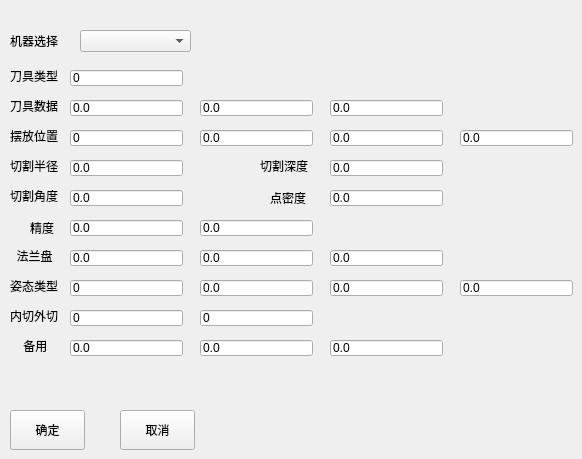
      <widget class="QWidget" name="page">
       <property name="minimumSize">
        <size>
         <width>0</width>
         <height>0</height>
        </size>
       </property>
       <widget class="QComboBox" name="comboBox">
        <property name="geometry">
         <rect>
          <x>80</x>
          <y>30</y>
          <width>111</width>
          <height>22</height>
         </rect>
        </property>
       </widget>
       <widget class="QLineEdit" name="lineEdit_2">
        <property name="geometry">
         <rect>
          <x>70</x>
          <y>100</y>
          <width>113</width>
          <height>16</height>
         </rect>
        </property>
        <property name="text">
         <string>0.0</string>
        </property>
       </widget>
       <widget class="QLineEdit" name="lineEdit_32">
        <property name="geometry">
         <rect>
          <x>200</x>
          <y>280</y>
          <width>113</width>
          <height>16</height>
         </rect>
        </property>
        <property name="text">
         <string>0.0</string>
        </property>
       </widget>
       <widget class="QLineEdit" name="lineEdit_33">
        <property name="geometry">
         <rect>
          <x>330</x>
          <y>280</y>
          <width>113</width>
          <height>16</height>
         </rect>
        </property>
        <property name="text">
         <string>0.0</string>
        </property>
       </widget>
       <widget class="QLineEdit" name="lineEdit_29">
        <property name="geometry">
         <rect>
          <x>200</x>
          <y>250</y>
          <width>113</width>
          <height>16</height>
         </rect>
        </property>
        <property name="text">
         <string>0.0</string>
        </property>
       </widget>
       <widget class="QLabel" name="label_61">
        <property name="geometry">
         <rect>
          <x>10</x>
          <y>160</y>
          <width>54</width>
          <height>12</height>
         </rect>
        </property>
        <property name="text">
         <string>切割半径</string>
        </property>
       </widget>
       <widget class="QLineEdit" name="lineEdit_9">
        <property name="geometry">
         <rect>
          <x>70</x>
          <y>160</y>
          <width>113</width>
          <height>16</height>
         </rect>
        </property>
        <property name="text">
         <string>0.0</string>
        </property>
       </widget>
       <widget class="QLineEdit" name="lineEdit_5">
        <property name="geometry">
         <rect>
          <x>70</x>
          <y>130</y>
          <width>113</width>
          <height>16</height>
         </rect>
        </property>
        <property name="text">
         <string>0</string>
        </property>
       </widget>
       <widget class="QLabel" name="label_63">
        <property name="geometry">
         <rect>
          <x>30</x>
          <y>220</y>
          <width>31</width>
          <height>16</height>
         </rect>
        </property>
        <property name="text">
         <string>精度</string>
        </property>
       </widget>
       <widget class="QLabel" name="label_58">
        <property name="geometry">
         <rect>
          <x>10</x>
          <y>70</y>
          <width>54</width>
          <height>12</height>
         </rect>
        </property>
        <property name="text">
         <string>刀具类型</string>
        </property>
       </widget>
       <widget class="QLineEdit" name="lineEdit_3">
        <property name="geometry">
         <rect>
          <x>200</x>
          <y>100</y>
          <width>113</width>
          <height>16</height>
         </rect>
        </property>
        <property name="text">
         <string>0.0</string>
        </property>
       </widget>
       <widget class="QLineEdit" name="lineEdit_34">
        <property name="geometry">
         <rect>
          <x>460</x>
          <y>280</y>
          <width>113</width>
          <height>16</height>
         </rect>
        </property>
        <property name="text">
         <string>0.0</string>
        </property>
       </widget>
       <widget class="QLabel" name="label_135">
        <property name="geometry">
         <rect>
          <x>10</x>
          <y>310</y>
          <width>54</width>
          <height>12</height>
         </rect>
        </property>
        <property name="text">
         <string>内切外切</string>
        </property>
       </widget>
       <widget class="QLabel" name="label_60">
        <property name="geometry">
         <rect>
          <x>10</x>
          <y>130</y>
          <width>54</width>
          <height>12</height>
         </rect>
        </property>
        <property name="text">
         <string>摆放位置</string>
        </property>
       </widget>
       <widget class="QLineEdit" name="lineEdit_30">
        <property name="geometry">
         <rect>
          <x>330</x>
          <y>250</y>
          <width>113</width>
          <height>16</height>
         </rect>
        </property>
        <property name="text">
         <string>0.0</string>
        </property>
       </widget>
       <widget class="QLineEdit" name="lineEdit_13">
        <property name="geometry">
         <rect>
          <x>70</x>
          <y>220</y>
          <width>113</width>
          <height>16</height>
         </rect>
        </property>
        <property name="text">
         <string>0.0</string>
        </property>
       </widget>
       <widget class="QLineEdit" name="lineEdit_10">
        <property name="geometry">
         <rect>
          <x>330</x>
          <y>160</y>
          <width>113</width>
          <height>16</height>
         </rect>
        </property>
        <property name="text">
         <string>0.0</string>
        </property>
       </widget>
       <widget class="QLabel" name="label_62">
        <property name="geometry">
         <rect>
          <x>10</x>
          <y>190</y>
          <width>54</width>
          <height>12</height>
         </rect>
        </property>
        <property name="text">
         <string>切割角度</string>
        </property>
       </widget>
       <widget class="QLineEdit" name="lineEdit_27">
        <property name="geometry">
         <rect>
          <x>200</x>
          <y>220</y>
          <width>113</width>
          <height>16</height>
         </rect>
        </property>
        <property name="text">
         <string>0.0</string>
        </property>
       </widget>
       <widget class="QLineEdit" name="lineEdit">
        <property name="geometry">
         <rect>
          <x>70</x>
          <y>70</y>
          <width>113</width>
          <height>16</height>
         </rect>
        </property>
        <property name="text">
         <string>0</string>
        </property>
       </widget>
       <widget class="QLineEdit" name="lineEdit_4">
        <property name="geometry">
         <rect>
          <x>330</x>
          <y>100</y>
          <width>113</width>
          <height>16</height>
         </rect>
        </property>
        <property name="text">
         <string>0.0</string>
        </property>
       </widget>
       <widget class="QLabel" name="label_59">
        <property name="geometry">
         <rect>
          <x>10</x>
          <y>100</y>
          <width>54</width>
          <height>12</height>
         </rect>
        </property>
        <property name="text">
         <string>刀具数据</string>
        </property>
       </widget>
       <widget class="QLabel" name="label_133">
        <property name="geometry">
         <rect>
          <x>10</x>
          <y>340</y>
          <width>54</width>
          <height>12</height>
         </rect>
        </property>
        <property name="text">
         <string>    备用</string>
        </property>
       </widget>
       <widget class="QLineEdit" name="lineEdit_35">
        <property name="geometry">
         <rect>
          <x>70</x>
          <y>310</y>
          <width>113</width>
          <height>16</height>
         </rect>
        </property>
        <property name="text">
         <string>0</string>
        </property>
       </widget>
       <widget class="QPushButton" name="pushButton_21">
        <property name="geometry">
         <rect>
          <x>10</x>
          <y>410</y>
          <width>75</width>
          <height>40</height>
         </rect>
        </property>
        <property name="text">
         <string>确定</string>
        </property>
       </widget>
       <widget class="QLineEdit" name="lineEdit_31">
        <property name="geometry">
         <rect>
          <x>70</x>
          <y>280</y>
          <width>113</width>
          <height>16</height>
         </rect>
        </property>
        <property name="text">
         <string>0</string>
        </property>
       </widget>
       <widget class="QLabel" name="label_64">
        <property name="geometry">
         <rect>
          <x>260</x>
          <y>160</y>
          <width>54</width>
          <height>12</height>
         </rect>
        </property>
        <property name="text">
         <string>切割深度</string>
        </property>
       </widget>
       <widget class="QLabel" name="label_65">
        <property name="geometry">
         <rect>
          <x>270</x>
          <y>190</y>
          <width>41</width>
          <height>16</height>
         </rect>
        </property>
        <property name="text">
         <string>点密度</string>
        </property>
       </widget>
       <widget class="QLineEdit" name="lineEdit_11">
        <property name="geometry">
         <rect>
          <x>70</x>
          <y>190</y>
          <width>113</width>
          <height>16</height>
         </rect>
        </property>
        <property name="text">
         <string>0.0</string>
        </property>
       </widget>
       <widget class="QLineEdit" name="lineEdit_6">
        <property name="geometry">
         <rect>
          <x>200</x>
          <y>130</y>
          <width>113</width>
          <height>16</height>
         </rect>
        </property>
        <property name="text">
         <string>0.0</string>
        </property>
       </widget>
       <widget class="QLabel" name="label_57">
        <property name="geometry">
         <rect>
          <x>10</x>
          <y>35</y>
          <width>48</width>
          <height>12</height>
         </rect>
        </property>
        <property name="text">
         <string>机器选择</string>
        </property>
       </widget>
       <widget class="QLineEdit" name="lineEdit_28">
        <property name="geometry">
         <rect>
          <x>70</x>
          <y>250</y>
          <width>113</width>
          <height>16</height>
         </rect>
        </property>
        <property name="text">
         <string>0.0</string>
        </property>
       </widget>
       <widget class="QLineEdit" name="lineEdit_37">
        <property name="geometry">
         <rect>
          <x>70</x>
          <y>340</y>
          <width>113</width>
          <height>16</height>
         </rect>
        </property>
        <property name="text">
         <string>0.0</string>
        </property>
       </widget>
       <widget class="QLineEdit" name="lineEdit_7">
        <property name="geometry">
         <rect>
          <x>330</x>
          <y>130</y>
          <width>113</width>
          <height>16</height>
         </rect>
        </property>
        <property name="text">
         <string>0.0</string>
        </property>
       </widget>
       <widget class="QLabel" name="label_132">
        <property name="geometry">
         <rect>
          <x>10</x>
          <y>280</y>
          <width>54</width>
          <height>12</height>
         </rect>
        </property>
        <property name="text">
         <string>姿态类型</string>
        </property>
       </widget>
       <widget class="QLineEdit" name="lineEdit_38">
        <property name="geometry">
         <rect>
          <x>200</x>
          <y>340</y>
          <width>113</width>
          <height>16</height>
         </rect>
        </property>
        <property name="text">
         <string>0.0</string>
        </property>
       </widget>
       <widget class="QLineEdit" name="lineEdit_12">
        <property name="geometry">
         <rect>
          <x>330</x>
          <y>190</y>
          <width>113</width>
          <height>16</height>
         </rect>
        </property>
        <property name="text">
         <string>0.0</string>
        </property>
       </widget>
       <widget class="QPushButton" name="pushButton_22">
        <property name="geometry">
         <rect>
          <x>120</x>
          <y>410</y>
          <width>75</width>
          <height>40</height>
         </rect>
        </property>
        <property name="text">
         <string>取消</string>
        </property>
       </widget>
       <widget class="QLabel" name="label_131">
        <property name="geometry">
         <rect>
          <x>10</x>
          <y>250</y>
          <width>54</width>
          <height>12</height>
         </rect>
        </property>
        <property name="text">
         <string>  法兰盘</string>
        </property>
       </widget>
       <widget class="QLineEdit" name="lineEdit_8">
        <property name="geometry">
         <rect>
          <x>460</x>
          <y>130</y>
          <width>113</width>
          <height>16</height>
         </rect>
        </property>
        <property name="text">
         <string>0.0</string>
        </property>
       </widget>
       <widget class="QLineEdit" name="lineEdit_39">
        <property name="geometry">
         <rect>
          <x>330</x>
          <y>340</y>
          <width>113</width>
          <height>16</height>
         </rect>
        </property>
        <property name="text">
         <string>0.0</string>
        </property>
       </widget>
       <widget class="QLineEdit" name="lineEdit_36">
        <property name="geometry">
         <rect>
          <x>200</x>
          <y>310</y>
          <width>113</width>
          <height>16</height>
         </rect>
        </property>
        <property name="text">
         <string>0</string>
        </property>
       </widget>
      </widget>
